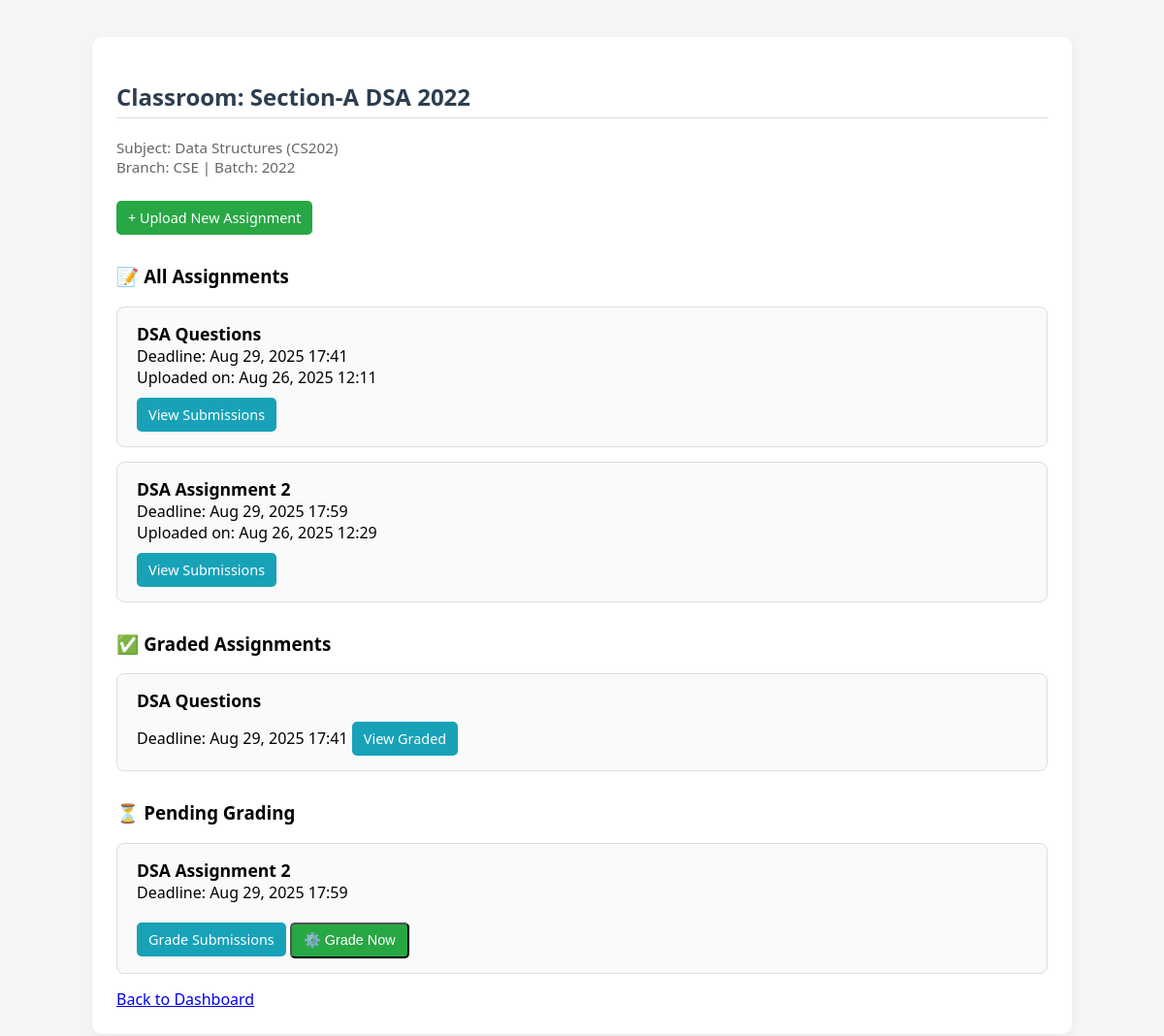
/classroom/1/ (signed in), run on the app's committed database.
### accounts/models.py (models this page shows, shortened)
class Classroom(models.Model):
    teacher = models.ForeignKey(CustomUser, on_delete=models.CASCADE, limit_choices_to={'user_type': 'teacher'})
    name = models.CharField(max_length=100)
    subject_name = models.CharField(max_length=100)
    subject_code = models.CharField(max_length=20)
    branch = models.CharField(max_length=50)
    batch = models.IntegerField()

### assignments/models.py (models this page shows, shortened)
class Assignment(models.Model):
    title = models.CharField(max_length=200)
    classroom = models.ForeignKey(Classroom, related_name='assignments', on_delete=models.CASCADE)
    teacher = models.ForeignKey(settings.AUTH_USER_MODEL, on_delete=models.CASCADE)
    question_file = models.FileField(upload_to='assignments/questions/')
    question_solution_file = models.FileField(upload_to='assignments/solutions/')
    deadline = models.DateTimeField()
    created_at = models.DateTimeField(auto_now_add=True)
    total_marks = models.FloatField(default=0)

### accounts/views.py (the view)
# urls.py: path('classroom/<int:pk>/', classroom_detail, name='classroom_detail'),
@login_required
@user_passes_test(lambda u: u.user_type == 'teacher')
def classroom_detail(request, pk):
    classroom = get_object_or_404(Classroom, pk=pk)
    all_assignments = Assignment.objects.filter(classroom=classroom)
    graded_assignments = Assignment.objects.filter(
        classroom=classroom,
        submissions__graded=True
    ).distinct()
    pending_grading = Assignment.objects.filter(
        classroom=classroom
    ).exclude(
        submissions__graded=True
    ).distinct()
    return render(request, 'classroom_detail.html', {
        'classroom': classroom,
        'all_assignments': all_assignments,
        'graded_assignments': graded_assignments,
        'pending_grading': pending_grading,
    })

### accounts/templates/classroom_detail.html (shortened to what this page needs)
<!DOCTYPE html>
<html>
<head>
</head>
<body>
<div class="container">
    <h2>Classroom: {{ classroom.name }}</h2>
    <div class="meta">
        Subject: {{ classroom.subject_name }} ({{ classroom.subject_code }})<br>
        Branch: {{ classroom.branch }} | Batch: {{ classroom.batch }}
    </div>
    <a href="{% url 'assignments:create_assignment' classroom.id %}" class="btn upload-btn">+ Upload New Assignment</a>
    <div class="section">
        <h3>📝 All Assignments</h3>
        {% if all_assignments %}
            {% for assignment in all_assignments %}
                <div class="assignment-card">
                    <strong>{{ assignment.title }}</strong><br>
                    Deadline: {{ assignment.deadline|date:"M d, Y H:i" }}<br>
                    Uploaded on: {{ assignment.created_at|date:"M d, Y H:i" }}<br>
                    <a href="{% url 'assignments:view_submissions' assignment.id %}" class="btn view-sub-btn">View Submissions</a>
                </div>
            {% endfor %}
        {% else %}
            <p class="text-muted">No assignments yet.</p>
        {% endif %}
    </div>
    <div class="section">
        <h3>✅ Graded Assignments</h3>
        {% if graded_assignments %}
            {% for assignment in graded_assignments %}
                <div class="assignment-card">
                    <strong>{{ assignment.title }}</strong><br>
                    Deadline: {{ assignment.deadline|date:"M d, Y H:i" }}
                    <a href="{% url 'assignments:view_submissions' assignment.id %}" class="btn view-sub-btn">View Graded</a>
                </div>
            {% endfor %}
        {% else %}
            <p>No assignments graded yet.</p>
        {% endif %}
    </div>
    <div class="section">
        <h3>⏳ Pending Grading</h3>
        {% if pending_grading %}
            {% for assignment in pending_grading %}
                <div class="assignment-card">
                    <strong>{{ assignment.title }}</strong><br>
                    Deadline: {{ assignment.deadline|date:"M d, Y H:i" }}
                    <div style="margin-top: 10px;">
                        <a href="{% url 'assignments:view_submissions' assignment.id %}" class="btn view-sub-btn">Grade Submissions</a>
                        <form method="post" action="{% url 'accounts:grade_all_submissions' assignment.id %}" style="display:inline;">
                            <button type="submit" class="btn upload-btn">⚙️ Grade Now</button>
                        </form>
                    </div>
                </div>
            {% endfor %}
        {% else %}
            <p>No assignments pending grading.</p>
        {% endif %}
    </div>
    <a href="{% url 'accounts:teacher_dashboard' %}">Back to Dashboard</a>
</div>
</body>
</html>

### accounts/templates/classroom_detail.html (style rules this page uses)
body { font-family: 'Segoe UI', sans-serif; background-color: #f5f5f5; padding: 30px; }
.container { max-width: 960px; margin: 0 auto; background: #fff; padding: 25px; border-radius: 10px; box-shadow: 0 4px 10px rgba(0, 0, 0, 0.05); }
h2 { color: #2c3e50; border-bottom: 1px solid #ddd; padding-bottom: 5px; }
.meta { margin: 15px 0; color: #666; font-size: 0.95em; }
.section { margin-top: 30px; }
.assignment-card { background: #fafafa; padding: 15px 20px; border: 1px solid #ddd; border-radius: 8px; margin-bottom: 15px; }
.assignment-card strong { font-size: 1.1em; }
.btn { display: inline-block; background-color: #007bff; color: white; padding: 8px 12px; border-radius: 5px; text-decoration: none; font-size: 0.9em; transition: background 0.2s; margin-top: 10px; }
.upload-btn { background-color: #28a745; }
.view-sub-btn { background-color: #17a2b8; }

### data on the page
Classroom: name "Section-A DSA 2022", subject_name "Data Structures", subject_code "CS202", branch "CSE", batch "2022"
Assignment: title "DSA Questions", deadline "Aug 29, 2025 17:41", created_at "Aug 26, 2025 12:11"
Assignment: title "DSA Assignment 2", deadline "Aug 29, 2025 17:59", created_at "Aug 26, 2025 12:29"
